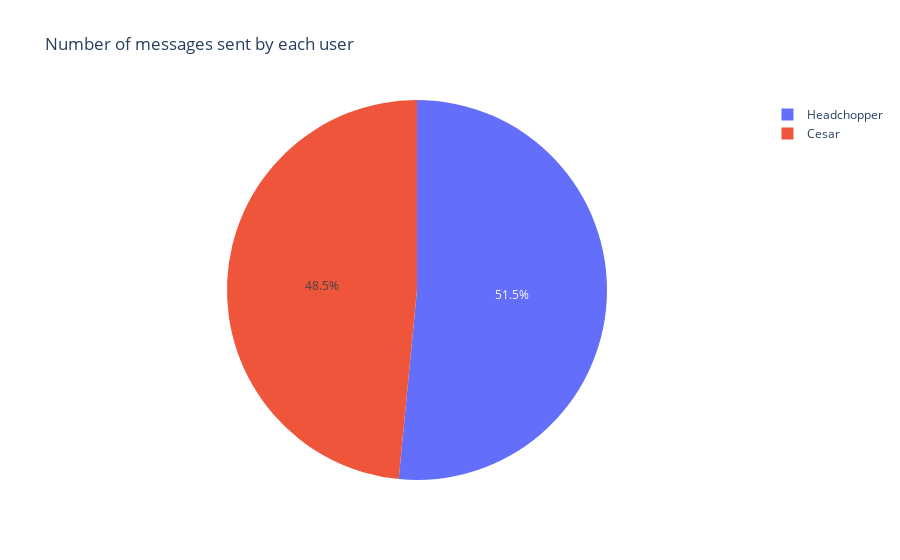

Source (notebook cell):
### Code cell
top_10 = ds_data['sender'].value_counts()
#plot a pie chart
fig = px.pie(values=top_10, names=top_10.index, title='Number of messages sent by each user')
fig.show()

### Figure 1 — Plotly figure (JSON) as saved in the notebook; plotly's stock layout.template omitted (floating-point values rounded to 4 significant figures)
{"data": [{"domain": {"x": [0, 1], "y": [0, 1]}, "hovertemplate": "label=%{label}<br>value=%{value}<extra></extra>", "labels": ["Headchopper", "Cesar"], "legendgroup": "", "name": "", "showlegend": true, "type": "pie", "values": [1864, 1753]}], "layout": {"legend": {"tracegroupgap": 0}, "title": {"text": "Number of messages sent by each user"}}}
